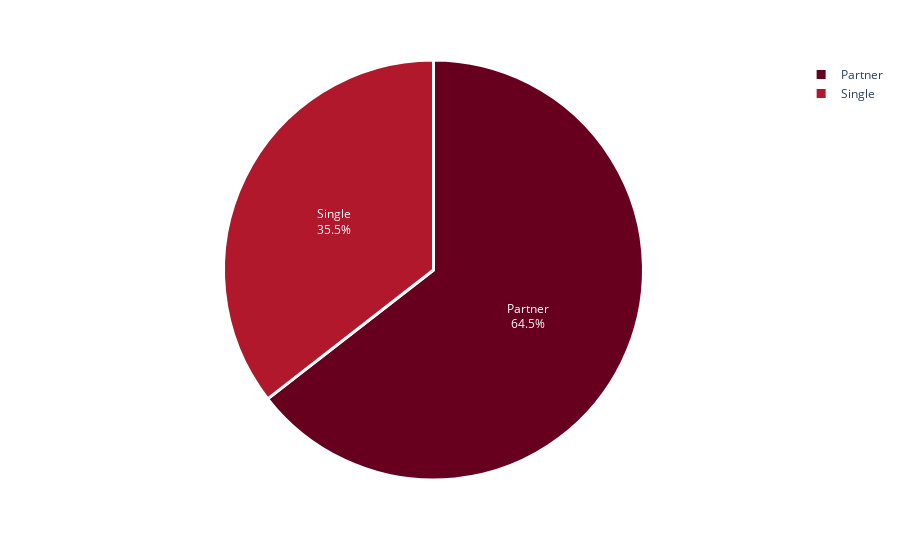

The cell this chart's notebook holds for it:
### Markdown cell above
###### Marital status

### Code cell
import plotly.express as px
maritalstatus = data.Marital_Status.value_counts()

fig = px.pie(maritalstatus, 
             values = maritalstatus.values, 
             names = maritalstatus.index,
             color_discrete_sequence=px.colors.sequential.RdBu)
fig.update_traces(textposition='inside', textinfo='percent+label', 
                  marker = dict(line = dict(color = 'white', width = 3)))
fig.show()

### Figure 1 — Plotly figure (JSON) as saved in the notebook; plotly's stock layout.template omitted (floating-point values rounded to 4 significant figures)
{"data": [{"domain": {"x": [0, 1], "y": [0, 1]}, "hovertemplate": "index=%{label}<br>value=%{value}<extra></extra>", "labels": ["Partner", "Single"], "legendgroup": "", "marker": {"line": {"color": "white", "width": 3}}, "name": "", "showlegend": true, "textinfo": "percent+label", "textposition": "inside", "type": "pie", "values": [1422, 783]}], "layout": {"legend": {"tracegroupgap": 0}, "margin": {"t": 60}, "piecolorway": ["rgb(103,0,31)", "rgb(178,24,43)", "rgb(214,96,77)", "rgb(244,165,130)", "rgb(253,219,199)", "rgb(247,247,247)", "rgb(209,229,240)", "rgb(146,197,222)", "rgb(67,147,195)", "rgb(33,102,172)", "rgb(5,48,97)"]}}
